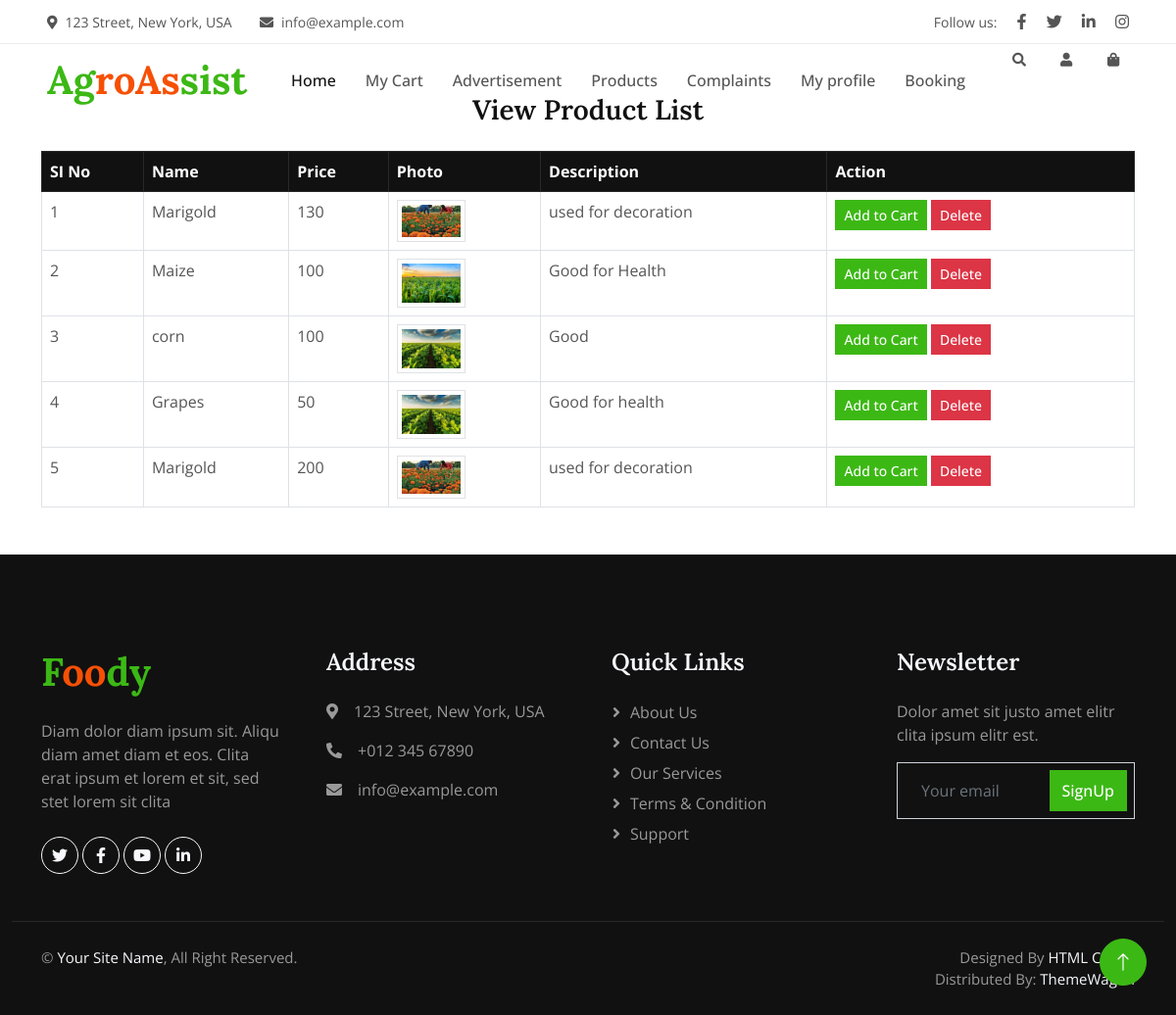
/Project/Supplier/ViewProduct.php, run on the app's committed database.
### tables this page shows
CREATE TABLE `tbl_product` (
  `product_id` int(11) NOT NULL,
  `product_name` varchar(60) NOT NULL,
  `product_photo` varchar(250) NOT NULL,
  `product_description` varchar(250) NOT NULL,
  `farmer_id` int(11) NOT NULL,
  `product_price` varchar(60) NOT NULL,
  `category_id` int(11) NOT NULL
);

### Project/Supplier/ViewProduct.php (the view, shortened to what this page needs)
<?php
include("Head.php");
include("../Assets/Connection/Connection.php");
?>
<!DOCTYPE html>
<html lang="en">
<head>
</head>
<body>
    <div class="container mt-4">
        <h3 class="text-center mb-4">View Product List</h3>
        <table class="table table-bordered table-hover">
            <thead class="table-dark">
                <tr>
                    <th scope="col">SI No</th>
                    <th scope="col">Name</th>
                    <th scope="col">Price</th>
                    <th scope="col">Photo</th>
                    <th scope="col">Description</th>
                    <th scope="col">Action</th>
                </tr>
            </thead>
            <tbody>
                <?php
                $i = 0;
                $selQry = "SELECT * FROM tbl_product";
                $result = $Con->query($selQry);
                while ($data = $result->fetch_assoc()) {
                    $i++;
                ?>
                    <tr>
                        <td><?php echo $i; ?></td>
                        <td><?php echo $data['product_name']; ?></td>
                        <td><?php echo $data['product_price']; ?></td>
                        <td><img src="../Assets/Files/UserDocs/<?php echo $data['product_photo']; ?>" class="img-thumbnail" width="70" height="70" /></td>
                        <td><?php echo $data['product_description']; ?></td>
                        <td>
                            <button type="button" class="btn btn-primary btn-sm" onclick="addCart(<?php echo $data['product_id']; ?>)">Add to Cart</button>
                            <a href="AddProduct.php?did=<?php echo $data['product_id']; ?>" class="btn btn-danger btn-sm">Delete</a>
                        </td>
                    </tr>
                <?php
                }
                ?>
            </tbody>
        </table>
    </div>
    <?php include("Foot.php"); ob_flush(); ?>
</body>
</html>

### Project/Supplier/Head.php (shortened to what this page needs)
<!DOCTYPE html>
<html lang="en">
<head>
    <link href="https://cdnjs.cloudflare.com/ajax/libs/font-awesome/5.10.0/css/all.min.css" rel="stylesheet">
    <link href="https://cdn.jsdelivr.net/npm/bootstrap-icons@1.4.1/font/bootstrap-icons.css" rel="stylesheet">
    <link href="../Assets/Templates/User/Main/lib/animate/animate.min.css" rel="stylesheet">
    <link href="../Assets/Templates/User/Main/lib/owlcarousel/assets/owl.carousel.min.css" rel="stylesheet">
    <link href="../Assets/Templates/User/Main/css/bootstrap.min.css" rel="stylesheet">
    <link href="../Assets/Templates/User/Main/css/style.css" rel="stylesheet">
</head>
<body>
    <div class="container-fluid fixed-top px-0 wow fadeIn" data-wow-delay="0.1s">
        <div class="top-bar row gx-0 align-items-center d-none d-lg-flex">
            <div class="col-lg-6 px-5 text-start">
                <small><i class="fa fa-map-marker-alt me-2"></i>123 Street, New York, USA</small>
                <small class="ms-4"><i class="fa fa-envelope me-2"></i>info@example.com</small>
            </div>
            <div class="col-lg-6 px-5 text-end">
                <small>Follow us:</small>
                <a class="text-body ms-3" href=""><i class="fab fa-facebook-f"></i></a>
                <a class="text-body ms-3" href=""><i class="fab fa-twitter"></i></a>
                <a class="text-body ms-3" href=""><i class="fab fa-linkedin-in"></i></a>
                <a class="text-body ms-3" href=""><i class="fab fa-instagram"></i></a>
            </div>
        </div>
        <nav class="navbar navbar-expand-lg navbar-light py-lg-0 px-lg-5 wow fadeIn" data-wow-delay="0.1s">
            <a href="index.html" class="navbar-brand ms-4 ms-lg-0">
                <h1 class="fw-bold text-primary m-0">Ag<span class="text-secondary">roAs</span>sist</h1>
            </a>
            <div class="collapse navbar-collapse" id="navbarCollapse">
                <div class="navbar-nav ms-auto p-4 p-lg-0">
                    <a href="HomePage.php" class="nav-item nav-link active">Home</a>
                    <a href="MyCart.php" class="nav-item nav-link">My Cart </a>
                    <a href="Advertisement.php" class="nav-item nav-link">Advertisement</a>
                    <a href="SearchProduct.php" class="nav-item nav-link">Products </a>
                    <a href="MyComplaints.php" class="nav-item nav-link">Complaints</a>
                    <a href="MyProfile.php" class="nav-item nav-link">My profile</a>
                    <a href="MyBooking.php" class="nav-item nav-link">Booking </a>
                <div class="d-none d-lg-flex ms-2">
                    <a class="btn-sm-square bg-white rounded-circle ms-3" href="SearchProduct.php">
                        <small class="fa fa-search text-body"></small>
                    </a>
                    <a class="btn-sm-square bg-white rounded-circle ms-3" href="MyProfile.php">
                        <small class="fa fa-user text-body"></small>
                    </a>
                    <a class="btn-sm-square bg-white rounded-circle ms-3" href="MyCart.php">
                        <small class="fa fa-shopping-bag text-body"></small>
                    </a>
                </div>
            </div>
        </nav>
    </div>

### Project/Supplier/Foot.php (shortened to what this page needs)
<div class="container-fluid bg-dark footer mt-5 pt-5 wow fadeIn" data-wow-delay="0.1s">
        <div class="container py-5">
            <div class="row g-5">
                <div class="col-lg-3 col-md-6">
                    <h1 class="fw-bold text-primary mb-4">F<span class="text-secondary">oo</span>dy</h1>
                    <p>Diam dolor diam ipsum sit. Aliqu diam amet diam et eos. Clita erat ipsum et lorem et sit, sed stet lorem sit clita</p>
                    <div class="d-flex pt-2">
                        <a class="btn btn-square btn-outline-light rounded-circle me-1" href=""><i class="fab fa-twitter"></i></a>
                        <a class="btn btn-square btn-outline-light rounded-circle me-1" href=""><i class="fab fa-facebook-f"></i></a>
                        <a class="btn btn-square btn-outline-light rounded-circle me-1" href=""><i class="fab fa-youtube"></i></a>
                        <a class="btn btn-square btn-outline-light rounded-circle me-0" href=""><i class="fab fa-linkedin-in"></i></a>
                    </div>
                </div>
                <div class="col-lg-3 col-md-6">
                    <h4 class="text-light mb-4">Address</h4>
                    <p><i class="fa fa-map-marker-alt me-3"></i>123 Street, New York, USA</p>
                    <p><i class="fa fa-phone-alt me-3"></i>+012 345 67890</p>
                    <p><i class="fa fa-envelope me-3"></i>info@example.com</p>
                </div>
                <div class="col-lg-3 col-md-6">
                    <h4 class="text-light mb-4">Quick Links</h4>
                    <a class="btn btn-link" href="">About Us</a>
                    <a class="btn btn-link" href="">Contact Us</a>
                    <a class="btn btn-link" href="">Our Services</a>
                    <a class="btn btn-link" href="">Terms & Condition</a>
                    <a class="btn btn-link" href="">Support</a>
                </div>
                <div class="col-lg-3 col-md-6">
                    <h4 class="text-light mb-4">Newsletter</h4>
                    <p>Dolor amet sit justo amet elitr clita ipsum elitr est.</p>
                    <div class="position-relative mx-auto" style="max-width: 400px;">
                        <input class="form-control bg-transparent w-100 py-3 ps-4 pe-5" type="text" placeholder="Your email">
                        <button type="button" class="btn btn-primary py-2 position-absolute top-0 end-0 mt-2 me-2">SignUp</button>
                    </div>
                </div>
            </div>
        </div>
        <div class="container-fluid copyright">
            <div class="container">
                <div class="row">
                    <div class="col-md-6 text-center text-md-start mb-3 mb-md-0">
                        &copy; <a href="#">Your Site Name</a>, All Right Reserved.
                    </div>
                    <div class="col-md-6 text-center text-md-end">
                        Designed By <a href="https://htmlcodex.com">HTML Codex</a>
                        <br>Distributed By: <a href="https://themewagon.com" target="_blank">ThemeWagon</a>
                    </div>
                </div>
            </div>
        </div>
    </div>
    <a href="#" class="btn btn-lg btn-primary btn-lg-square rounded-circle back-to-top"><i class="bi bi-arrow-up"></i></a>
</body>
</html>

### Project/Assets/Templates/User/Main/css/style.css (style rules this page uses)
:root { --primary: #3CB815; --secondary: #F65005; --light: #F7F8FC; --dark: #111111; }
.back-to-top { position: fixed; display: none; right: 30px; bottom: 30px; z-index: 99; }
.btn { font-weight: 500; transition: .5s; }
.btn.btn-primary, .btn.btn-secondary, .btn.btn-outline-primary:hover, .btn.btn-outline-secondary:hover { color: #FFFFFF; }
.btn-square { width: 38px; height: 38px; }
.btn-sm-square { width: 32px; height: 32px; }
.btn-lg-square { width: 48px; height: 48px; }
.btn-square, .btn-sm-square, .btn-lg-square { padding: 0; display: flex; align-items: center; justify-content: center; font-weight: normal; }
.fixed-top { transition: .5s; }
.top-bar { height: 45px; border-bottom: 1px solid rgba(0, 0, 0, .07); }
.navbar .navbar-nav .nav-link { padding: 25px 15px; color: #555555; font-weight: 500; outline: none; }
.navbar .navbar-nav .nav-link:hover, .navbar .navbar-nav .nav-link.active { color: var(--dark); }
.footer { color: #999999; }
.footer .btn.btn-link { display: block; margin-bottom: 5px; padding: 0; text-align: left; color: #999999; font-weight: normal; text-transform: capitalize; transition: .3s; }
.footer .btn.btn-link::before { position: relative; content: "\f105"; font-family: "Font Awesome 5 Free"; font-weight: 900; color: #999999; margin-right: 10px; }
.footer .copyright { padding: 25px 0; font-size: 15px; border-top: 1px solid rgba(256, 256, 256, .1); }
.footer .copyright a { color: var(--light); }

### data on the page
tbl_product: product_name "Marigold", product_price "130", product_photo (picture), product_description "used for decoration"
tbl_product: product_name "Maize", product_price "100", product_photo (picture), product_description "Good for Health"
tbl_product: product_name "corn", product_price "100", product_photo (picture), product_description "Good"
tbl_product: product_name "Grapes", product_price "50", product_photo (picture), product_description "Good for health"
tbl_product: product_name "Marigold", product_price "200", product_photo (picture), product_description "used for decoration"
